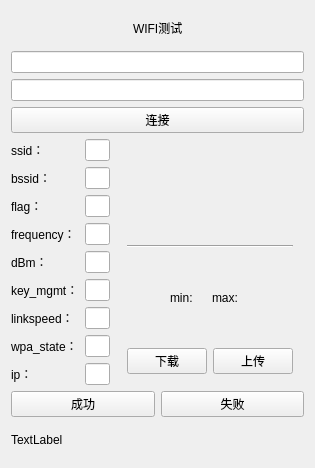
<?xml version="1.0" encoding="UTF-8"?>
<ui version="4.0">
 <class>WifiTestWidgetClass</class>
 <widget class="QWidget" name="WifiTestWidgetClass">
  <property name="geometry">
   <rect>
    <x>0</x>
    <y>0</y>
    <width>315</width>
    <height>468</height>
   </rect>
  </property>
  <property name="windowTitle">
   <string>WifiTestWidget</string>
  </property>
  <layout class="QVBoxLayout" name="verticalLayout">
   <item>
    <layout class="QHBoxLayout" name="horizontalLayout_5">
     <item>
      <spacer name="horizontalSpacer_5">
       <property name="orientation">
        <enum>Qt::Horizontal</enum>
       </property>
       <property name="sizeHint" stdset="0">
        <size>
         <width>40</width>
         <height>20</height>
        </size>
       </property>
      </spacer>
     </item>
     <item>
      <widget class="QLabel" name="label">
       <property name="text">
        <string>WIFI测试</string>
       </property>
      </widget>
     </item>
     <item>
      <spacer name="horizontalSpacer_6">
       <property name="orientation">
        <enum>Qt::Horizontal</enum>
       </property>
       <property name="sizeHint" stdset="0">
        <size>
         <width>40</width>
         <height>20</height>
        </size>
       </property>
      </spacer>
     </item>
    </layout>
   </item>
   <item>
    <layout class="QVBoxLayout" name="verticalLayout_3">
     <item>
      <widget class="QLineEdit" name="WIFIName_LineEdit"/>
     </item>
     <item>
      <widget class="QLineEdit" name="PassWD_LineEdit">
       <property name="maximumSize">
        <size>
         <width>16777215</width>
         <height>16777215</height>
        </size>
       </property>
      </widget>
     </item>
     <item>
      <widget class="QPushButton" name="WifiConnect_Button">
       <property name="text">
        <string>连接</string>
       </property>
      </widget>
     </item>
    </layout>
   </item>
   <item>
    <layout class="QHBoxLayout" name="horizontalLayout_6">
     <item>
      <layout class="QFormLayout" name="formLayout">
       <item row="0" column="0">
        <widget class="QLabel" name="ssid_label">
         <property name="text">
          <string>ssid：</string>
         </property>
        </widget>
       </item>
       <item row="0" column="1">
        <widget class="QLineEdit" name="ssid_lineEdit"/>
       </item>
       <item row="1" column="0">
        <widget class="QLabel" name="bssid_label">
         <property name="text">
          <string>bssid：</string>
         </property>
        </widget>
       </item>
       <item row="1" column="1">
        <widget class="QLineEdit" name="bssid_lineEdit"/>
       </item>
       <item row="2" column="0">
        <widget class="QLabel" name="flag_label">
         <property name="text">
          <string>flag：</string>
         </property>
        </widget>
       </item>
       <item row="2" column="1">
        <widget class="QLineEdit" name="flag_lineEdit"/>
       </item>
       <item row="3" column="0">
        <widget class="QLabel" name="frequency_label">
         <property name="text">
          <string>frequency：</string>
         </property>
        </widget>
       </item>
       <item row="3" column="1">
        <widget class="QLineEdit" name="frequency_lineEdit"/>
       </item>
       <item row="4" column="0">
        <widget class="QLabel" name="dBm_label">
         <property name="text">
          <string>dBm：</string>
         </property>
        </widget>
       </item>
       <item row="4" column="1">
        <widget class="QLineEdit" name="dBm_lineEdit"/>
       </item>
       <item row="5" column="0">
        <widget class="QLabel" name="key_mgmt_label">
         <property name="text">
          <string>key_mgmt：</string>
         </property>
        </widget>
       </item>
       <item row="5" column="1">
        <widget class="QLineEdit" name="key_mgmt_lineEdit"/>
       </item>
       <item row="6" column="0">
        <widget class="QLabel" name="linkspeed_label">
         <property name="text">
          <string>linkspeed：</string>
         </property>
        </widget>
       </item>
       <item row="6" column="1">
        <widget class="QLineEdit" name="linkspeed_lineEdit"/>
       </item>
       <item row="7" column="0">
        <widget class="QLabel" name="wpa_state_label">
         <property name="text">
          <string>wpa_state：</string>
         </property>
        </widget>
       </item>
       <item row="7" column="1">
        <widget class="QLineEdit" name="wpa_state_lineEdit"/>
       </item>
       <item row="8" column="0">
        <widget class="QLabel" name="ip_label">
         <property name="text">
          <string>ip：</string>
         </property>
        </widget>
       </item>
       <item row="8" column="1">
        <widget class="QLineEdit" name="ip_lineEdit"/>
       </item>
      </layout>
     </item>
     <item>
      <widget class="QWidget" name="widget" native="true">
       <layout class="QVBoxLayout" name="verticalLayout_2">
        <item>
         <layout class="QHBoxLayout" name="horizontalLayout">
          <item>
           <spacer name="horizontalSpacer">
            <property name="orientation">
             <enum>Qt::Horizontal</enum>
            </property>
            <property name="sizeHint" stdset="0">
             <size>
              <width>40</width>
              <height>20</height>
             </size>
            </property>
           </spacer>
          </item>
          <item>
           <widget class="QLabel" name="averageNum_label">
            <property name="text">
             <string/>
            </property>
           </widget>
          </item>
          <item>
           <spacer name="horizontalSpacer_2">
            <property name="orientation">
             <enum>Qt::Horizontal</enum>
            </property>
            <property name="sizeHint" stdset="0">
             <size>
              <width>40</width>
              <height>20</height>
             </size>
            </property>
           </spacer>
          </item>
         </layout>
        </item>
        <item>
         <widget class="Line" name="line">
          <property name="orientation">
           <enum>Qt::Horizontal</enum>
          </property>
         </widget>
        </item>
        <item>
         <layout class="QHBoxLayout" name="horizontalLayout_2">
          <item>
           <spacer name="horizontalSpacer_3">
            <property name="orientation">
             <enum>Qt::Horizontal</enum>
            </property>
            <property name="sizeHint" stdset="0">
             <size>
              <width>40</width>
              <height>20</height>
             </size>
            </property>
           </spacer>
          </item>
          <item>
           <widget class="QLabel" name="min_label">
            <property name="text">
             <string>min:</string>
            </property>
           </widget>
          </item>
          <item>
           <widget class="QLabel" name="minNum_label">
            <property name="text">
             <string/>
            </property>
           </widget>
          </item>
          <item>
           <widget class="QLabel" name="max_label">
            <property name="text">
             <string>max:</string>
            </property>
           </widget>
          </item>
          <item>
           <widget class="QLabel" name="maxNum_label">
            <property name="text">
             <string/>
            </property>
           </widget>
          </item>
          <item>
           <spacer name="horizontalSpacer_4">
            <property name="orientation">
             <enum>Qt::Horizontal</enum>
            </property>
            <property name="sizeHint" stdset="0">
             <size>
              <width>40</width>
              <height>20</height>
             </size>
            </property>
           </spacer>
          </item>
         </layout>
        </item>
        <item>
         <layout class="QHBoxLayout" name="horizontalLayout_3">
          <item>
           <widget class="QPushButton" name="down_Button">
            <property name="text">
             <string>下载</string>
            </property>
           </widget>
          </item>
          <item>
           <widget class="QPushButton" name="up_Button">
            <property name="text">
             <string>上传</string>
            </property>
           </widget>
          </item>
         </layout>
        </item>
       </layout>
      </widget>
     </item>
    </layout>
   </item>
   <item>
    <layout class="QHBoxLayout" name="horizontalLayout_4">
     <item>
      <widget class="QPushButton" name="true_Button">
       <property name="text">
        <string>成功</string>
       </property>
      </widget>
     </item>
     <item>
      <widget class="QPushButton" name="false_Button">
       <property name="text">
        <string>失败</string>
       </property>
      </widget>
     </item>
    </layout>
   </item>
   <item>
    <widget class="QLabel" name="label_info">
     <property name="text">
      <string>TextLabel</string>
     </property>
    </widget>
   </item>
  </layout>
 </widget>
 <layoutdefault spacing="6" margin="11"/>
 <resources/>
 <connections/>
</ui>
